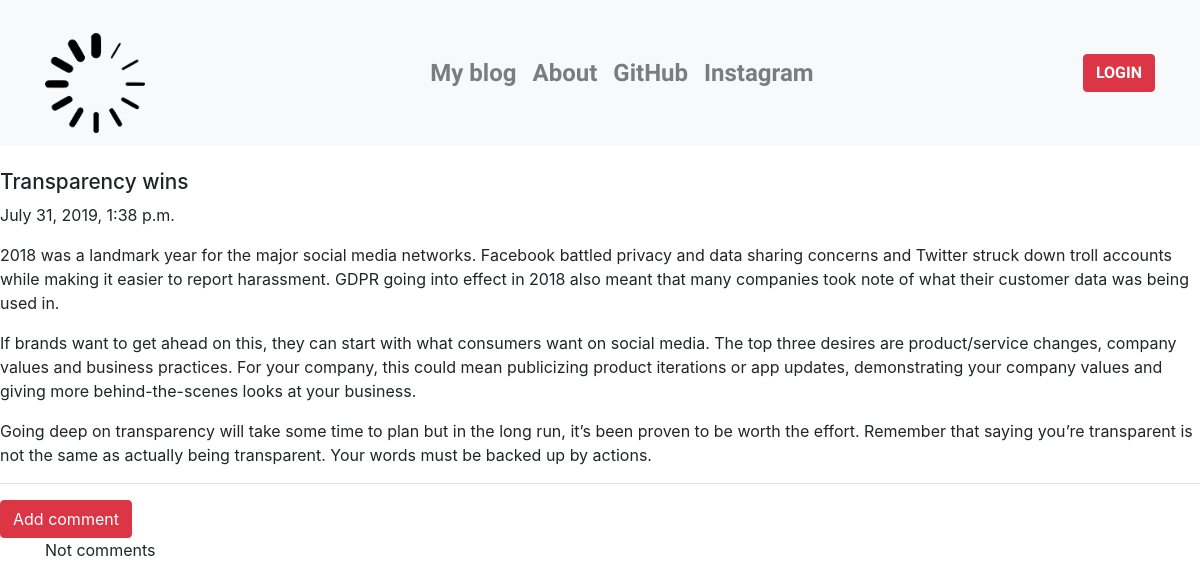
Page /post/9 on the committed database.
### blog_app/models.py (models this page shows, shortened)
class Post(models.Model):
    author=models.ForeignKey('auth.User',on_delete=models.DO_NOTHING,)
    title=models.CharField(max_length=200)
    text=models.TextField()
    created_date=models.DateTimeField(default=timezone.now)
    published_date=models.DateTimeField(blank=True,null=True)

### blog_app/views.py (the view)
# urls.py: re_path(r'^post/(?P<pk>\d+)$',views.PostDetailView.as_view(),name='post_detail'),
class PostDetailView(DetailView):
    model=Post

### blog_app/templates/blog_app/post_detail.html (shortened to what this page needs)
{% extends 'blog_app/base.html' %}
{% block content %}
    <h1 class='posttitle loader'>{{ post.title }}</h1>
    {% if post.published_date %}
      <div class="date postdate">
          {{ post.published_date }}
      </div>
    {% else %}
     <a class="btn btn-danger" href="{% url 'post_publish' pk=post.pk %}">Publish</a>
     {% endif %}
    <p class='postcontent'>{{ post.text|safe|linebreaksbr }}</p>
<hr>
<a class="btn btn-danger btn-comment" href="{% url 'add_comment_to_post' pk=post.pk %}">Add comment</a>
<div class="container">
    {% for comment in post.comments.all %}
    <br>
     {% if user.is_authenticated or comment.approved_comment %}
          {{ comment.crested_date }}
          {% if not comment.approved_comment %}
         <a class="btn btn-danger" href="{% url 'comment_remove' pk=comment.pk %}">Remowe</a>
            <a class="btn btn-danger" href="{% url 'comment_approve' pk=comment.pk %}">Ok</a>
        {% endif %}
        <p>{{ comment.text|safe|linebreaksbr }}</p>
        <p>Posted by: <strong>{{ comment.author }}</strong></p>
     {% endif %}
 {% empty %}
     <p>Not comments</p>
    {% endfor %}
 </div>
{% endblock %}

### blog_app/static/css/blog.css (style rules this page uses)
h1 { font-size: 1.3em; }
a { color:#800a08; }
body { display: block; margin-left: 10; margin-right: 10; background : url("/static/images/bg5.jpg" ) ; }

### rows in the picture
Post: title "Transparency wins", published_date "July 31, 2019, 1:38 p.m.", text "2018 was a landmark year for the major social media networks. Facebook battled privacy and data sharing concerns and Twitter struck down troll accounts while making it easier to report harassment. GDPR going into effect in 2018 also meant that many companies took note of what their customer data was being used in. If brands want to get ahead on this, they can start with what consumers want on social media. The top three desires are product/service changes, company values and business practices. For your company, this could mean publicizing product iterations or app updates, demonstrating your company values and giving more behind-the-scenes looks at your business. Going deep on transparency…"
